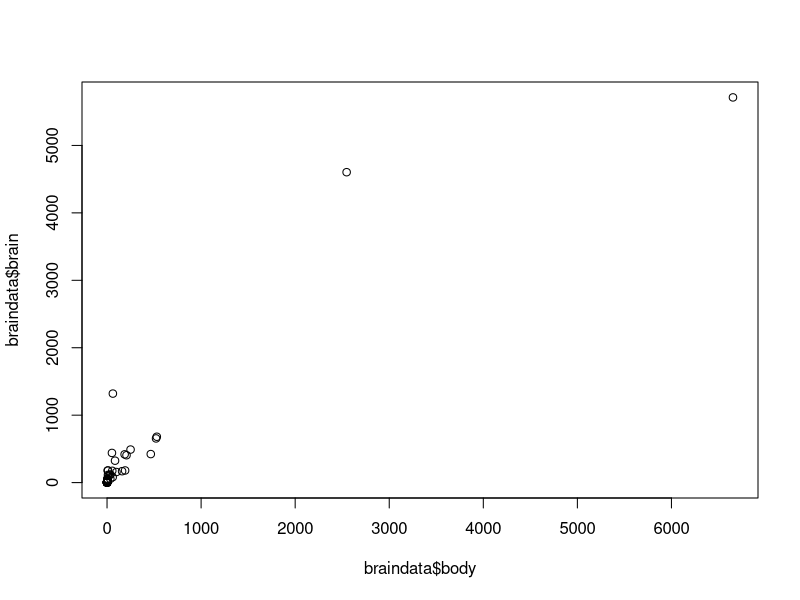
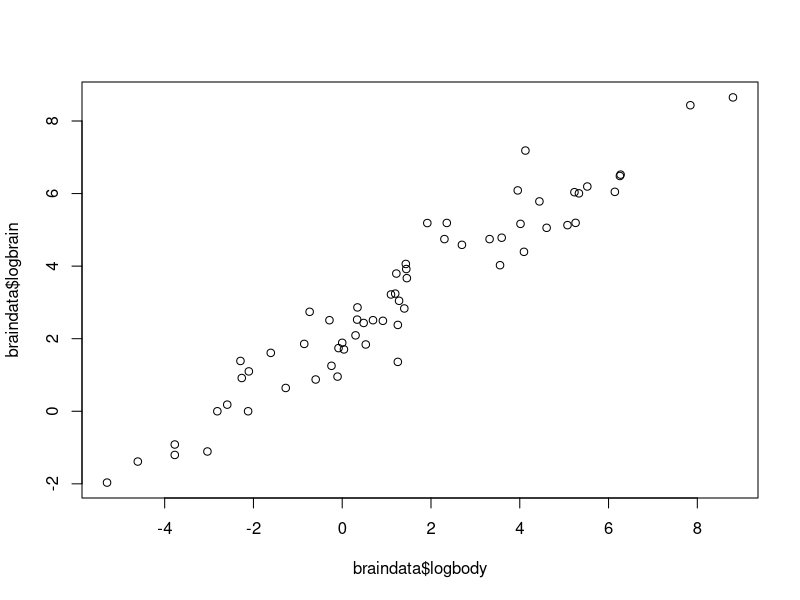
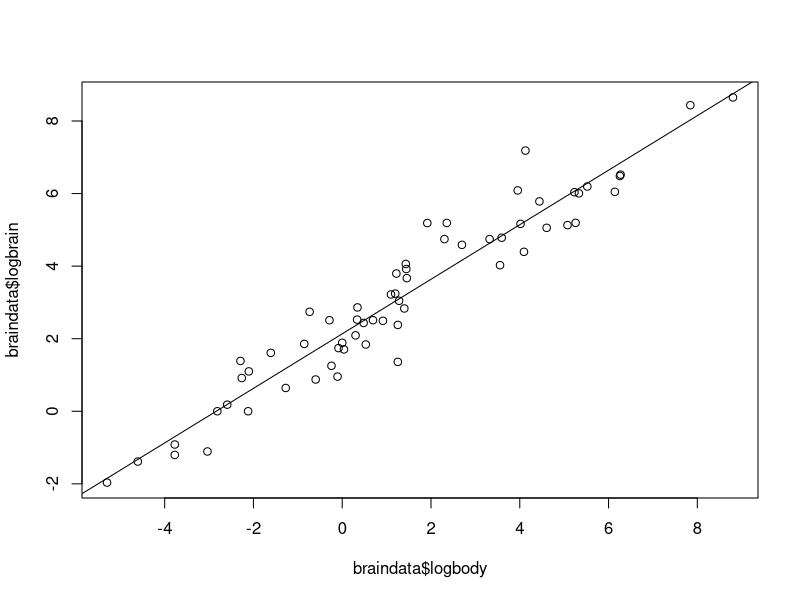
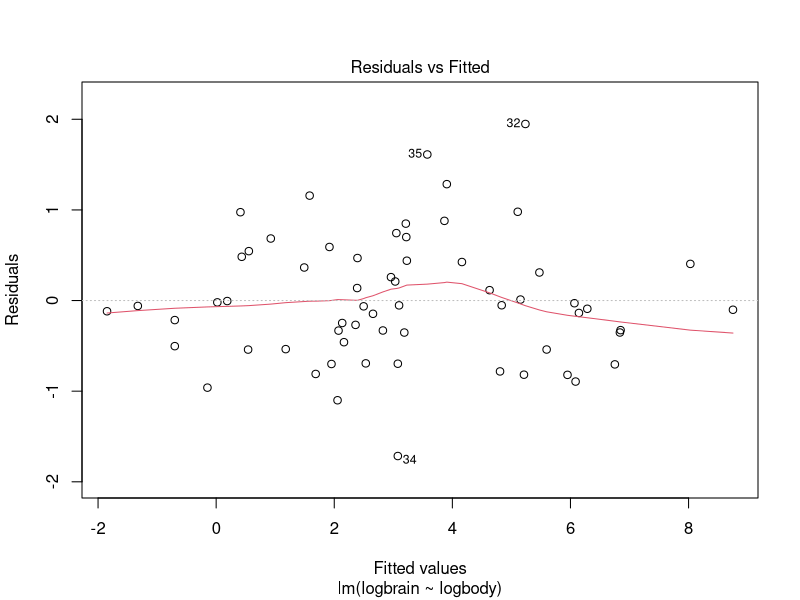
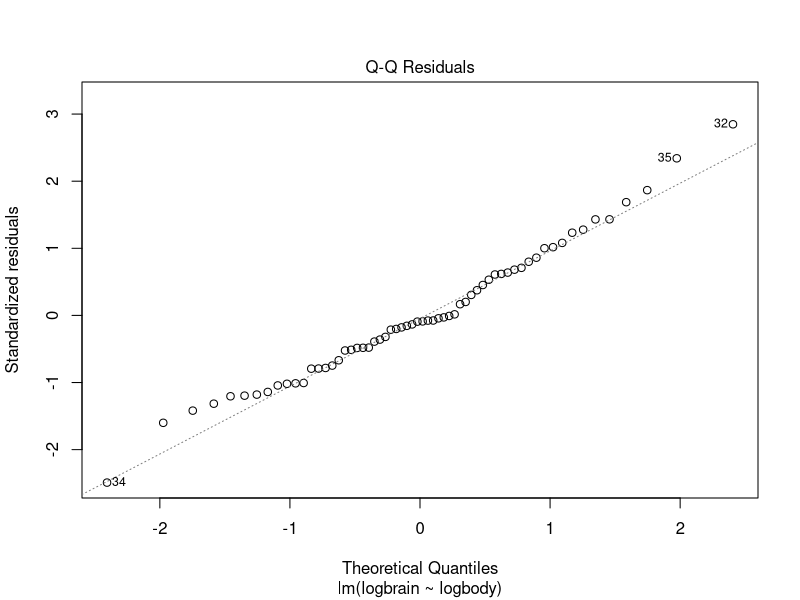
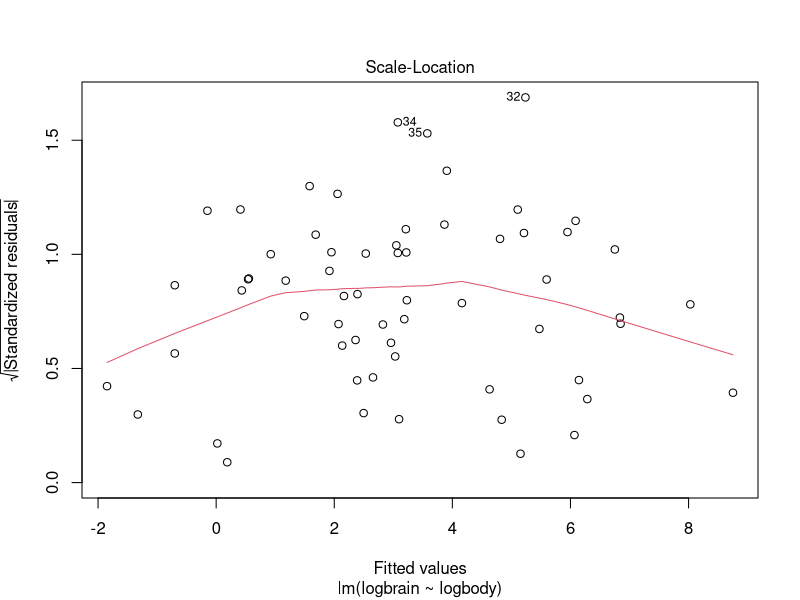
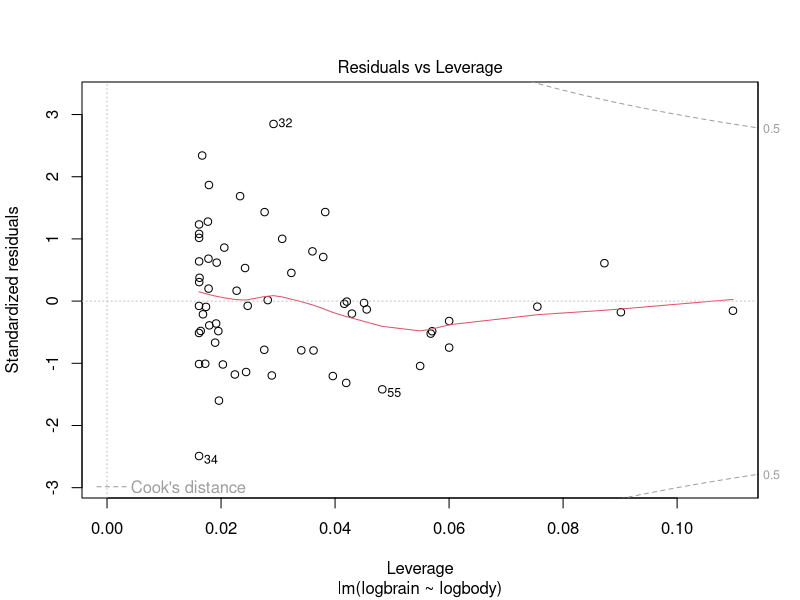
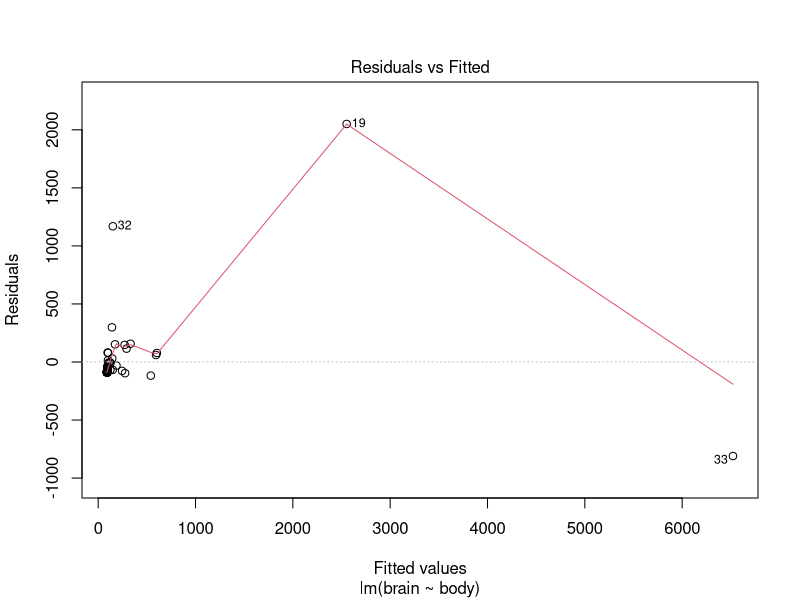

Recreate these plots in R, in order.
## Brain exercise

## load data
braindata <- read.table("brainweight.txt", header = T)

plot(braindata$body, braindata$brain)

cor(braindata$brain, braindata$body)
cor(braindata$brain, braindata$body, method = "spearman")


## 2.
braindata$logbrain <- log(braindata$brain)
braindata$logbody <- log(braindata$body)

plot( braindata$logbody, braindata$logbrain)

cor(braindata$logbrain, braindata$logbody)

cor(braindata$logbrain, braindata$logbody, method = "spearman")


## 3.
model <- lm(logbrain ~ logbody, data = braindata)

summary(model)

## 4+5.
plot(braindata$logbody, braindata$logbrain)
abline(model)
plot(model) ## Residuals vs. fitted og qq-plot


### comparison: non-transformed:
model <- lm(brain ~ body, data = braindata)
plot(model) ## Residuals vs. fitted og qq-plot. Looks horrible. Good that we did a transformation!


#### Laborforce exercise
labor <- read.table("labor.txt", header = T)

boxplot(cbind(labor$x1968, labor$x1972))
boxplot(labor$x1968, labor$x1972)

# 1.
t.test(labor$x1968, labor$x1972, var.equal = T)

# 2.
t.test(labor$x1968, labor$x1972, var.equal = T, paired = T)

# 4.
mean(labor$x1972 - labor$x1968) ## can also be read from the t test.  




#### Log transformation exercise
## log of y

x <- seq(1.5, 2.5, length = 100) ## make x's
logy <- 3*x + rnorm(100, sd = 0.15) ## make log y_i s
y <- exp(logy) ## transform
plot(x,y)
L <- lm(log(y) ~ x)
summary(L)
coef(L)
coef_alpha <- coef(L)[1]
coef_beta <- coef(L)[2]
fit_model <- exp(coef_alpha +  coef_beta*x)
lines(x, fit_model)

## log-log
logx <- seq(1.5, 2.5, length = 100) ## make x's
logy <- 3*logx + rnorm(100, sd = 0.15) ## make log y_i s
y <- exp(logy) ## transform
x <- exp(logx) ## transform
plot(x,y)

L <- lm(log(y) ~ log(x))
summary(L)
coef(L)
coef_alpha <- coef(L)[1]
coef_beta <- coef(L)[2]

fit_model <- exp(coef_alpha +  coef_beta*log(x))
lines(x, fit_model)

## log of x
logx <- seq(1.5, 2.5, length = 100) ## make x's
y <- 3*logx + rnorm(100, sd = 0.15) ## make log y_i s
x <- exp(logx) ## transform
plot(x,y)

L <- lm(y ~ log(x))
summary(L)
coef(L)
coef_alpha <- coef(L)[1]
coef_beta <- coef(L)[2]

fit_model <- coef_alpha +  coef_beta*log(x)
lines(x, fit_model)


###### Calcium
calc <- read.table("calcium.txt", header = T)
View(calc)

## Two sample setting 

# 2
qqnorm(calc$Decrease[1:9], main = "Calcium")
qqline(calc$Decrease[1:9], main = "Calcium")

qqnorm(calc$Decrease[10:21], main = "Placebo")
qqline(calc$Decrease[10:21], main = "Placebo")


# 3
?var.test

var.test(Decrease ~ Treatment, data = calc)

x<-calc$End[calc$Treatment=="Calcium"]
y<-calc$End[calc$Treatment=="Placebo"]

var.test(x,y)

# 4
boxplot(calc$Decrease ~ calc$Treatment)

# 5
t.test(calc$Decrease ~ calc$Treatment, var.equal = T)

# 6 
wilcox.test(calc$Decrease ~ calc$Treatment)


?colnames

